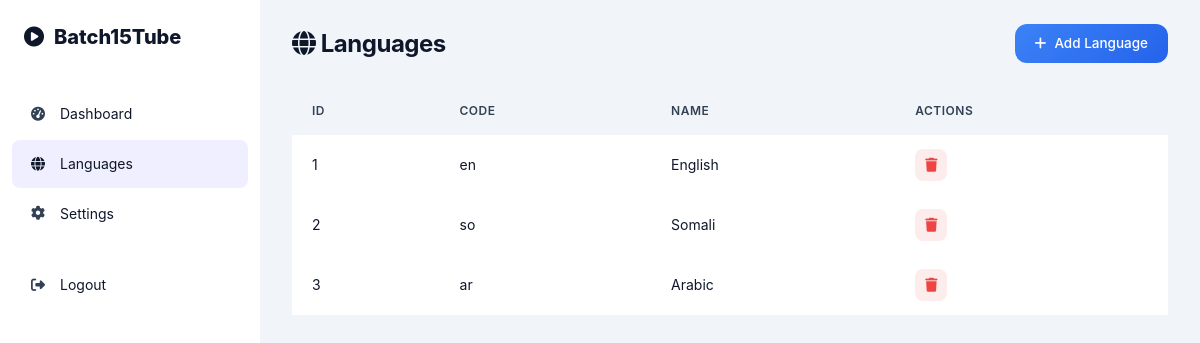
/youtube/cs15b/admin/languages.php (signed in), run on the app's committed database.
### tables this page shows
CREATE TABLE languages (
    id INT AUTO_INCREMENT PRIMARY KEY,
    code VARCHAR(10) NOT NULL UNIQUE,
    name VARCHAR(100) NOT NULL,
    is_active BOOLEAN DEFAULT TRUE,
    sort_order INT DEFAULT 0,
    created_at TIMESTAMP DEFAULT CURRENT_TIMESTAMP
);

### youtube/cs15b/admin/languages.php (the view, shortened to what this page needs)
<?php
require_once __DIR__ . '/../config/config.php';
$stmt = $pdo->query("SELECT * FROM languages ORDER BY sort_order");
$languages = $stmt->fetchAll();
?>
<!DOCTYPE html>
<html lang="en" data-theme="light">
<head>
    <link rel="stylesheet" href="<?= SITE_URL ?>/assets/css/style.css">
    <link rel="stylesheet" href="<?= SITE_URL ?>/assets/css/admin.css">
    <link rel="stylesheet" href="<?= SITE_URL ?>/assets/css/responsive.css">
    <link rel="stylesheet" href="https://cdnjs.cloudflare.com/ajax/libs/font-awesome/6.5.1/css/all.min.css">
</head>
<body>
    <div class="admin-wrapper">
        <aside class="admin-sidebar">
            <div class="admin-logo"><i class="fas fa-play-circle" style="color:var(--primary)"></i><span>Batch15Tube</span></div>
            <nav class="admin-nav">
                <a href="<?= SITE_URL ?>/admin/index.php" class="admin-nav-item"><i class="fas fa-tachometer-alt"></i> Dashboard</a>
                <a href="<?= SITE_URL ?>/admin/languages.php" class="admin-nav-item active"><i class="fas fa-globe"></i> Languages</a>
                <a href="<?= SITE_URL ?>/admin/settings.php" class="admin-nav-item"><i class="fas fa-cog"></i> Settings</a>
                <a href="<?= SITE_URL ?>/admin/index.php?logout=1" class="admin-nav-item"><i class="fas fa-sign-out-alt"></i> Logout</a>
            </nav>
        </aside>
        <main class="admin-main">
            <div class="admin-topbar">
                <h1 class="admin-page-title"><i class="fas fa-globe"></i> Languages</h1>
                <button class="btn btn-primary" data-modal="addLanguageModal"><i class="fas fa-plus"></i> Add Language</button>
            </div>
            <div class="admin-table-container">
                <table class="admin-table">
                    <thead><tr><th>ID</th><th>Code</th><th>Name</th><th>Actions</th></tr></thead>
                    <tbody>
                        <?php foreach ($languages as $l): ?>
                        <tr>
                            <td><?= $l['id'] ?></td>
                            <td><?= htmlspecialchars($l['code']) ?></td>
                            <td><?= htmlspecialchars($l['name']) ?></td>
                            <td><form method="POST" style="display:inline;"><button type="submit" class="action-icon delete"><i class="fas fa-trash"></i></button></form></td>
                        </tr>
                        <?php endforeach; ?>
                    </tbody>
                </table>
            </div>
        </main>
    </div>
</body>
</html>

### youtube/cs15b/assets/css/admin.css (style rules this page uses)
.admin-wrapper { display: flex; min-height: 100vh; }
.admin-sidebar { width: 260px; background: var(--bg-card); border-right: 1px solid var(--border-color); display: flex; flex-direction: column; position: fixed; top: 0; left: 0; height: 100vh; z-index: 100; overflow-y: auto; }
.admin-logo { display: flex; align-items: center; gap: 10px; padding: 20px 24px; border-bottom: 1px solid var(--border-color); font-size: 20px; font-weight: 800; }
.admin-nav { flex: 1; padding: 16px 12px; }
.admin-nav-item { display: flex; align-items: center; gap: 12px; padding: 12px 16px; border-radius: var(--radius-sm); color: var(--text-primary); font-size: 14px; transition: var(--transition); margin-bottom: 2px; }
.admin-nav-item i { width: 20px; text-align: center; color: var(--text-secondary); }
.admin-nav-item.active { background: rgba(108, 99, 255, 0.1); color: var(--primary); }
.admin-nav-item.active i { color: var(--primary); }
.admin-main { flex: 1; margin-left: 260px; padding: 24px 32px; background: var(--bg-secondary); min-height: 100vh; }
.admin-topbar { display: flex; align-items: center; justify-content: space-between; margin-bottom: 24px; }
.admin-page-title { font-size: 24px; font-weight: 700; }
.admin-table-container { background: var(--bg-card); border-radius: var(--radius); border: 1px solid var(--border-color); overflow: hidden; margin-bottom: 24px; }
.admin-table { width: 100%; border-collapse: collapse; }
.admin-table th, .admin-table td { padding: 14px 20px; text-align: left; font-size: 14px; border-bottom: 1px solid var(--border-color); }
.admin-table th { background: var(--bg-secondary); font-weight: 600; color: var(--text-secondary); font-size: 12px; text-transform: uppercase; letter-spacing: 0.5px; }
.admin-table .action-icon { width: 32px; height: 32px; border-radius: 8px; border: none; cursor: pointer; display: flex; align-items: center; justify-content: center; font-size: 14px; transition: var(--transition); }
.action-icon.delete { background: rgba(239, 68, 68, 0.1); color: #ef4444; }

### data on the page
languages: id "1", code "en", name "English"
languages: id "2", code "so", name "Somali"
languages: id "3", code "ar", name "Arabic"
